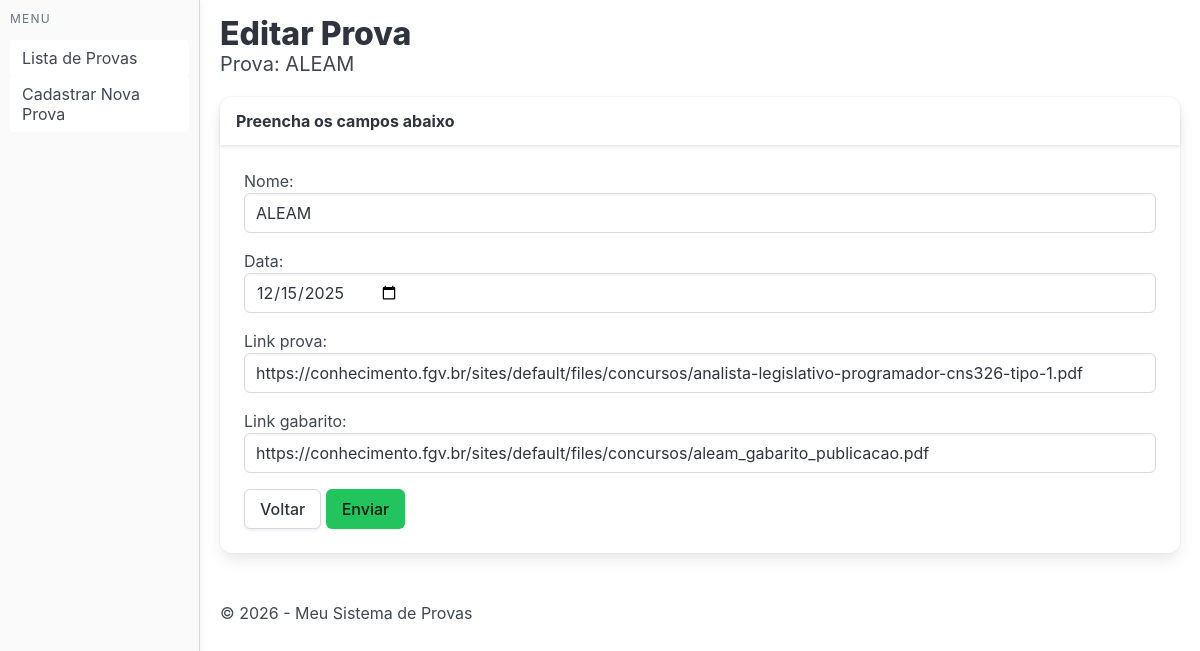
/provas/editar_prova/1, run on the app's committed database.
### core/models.py (models this page shows)
class Prova(models.Model):
    id = models.BigAutoField(primary_key=True)
    nome = models.CharField(max_length=200)
    data = models.DateField()
    link_prova = models.CharField(max_length=1024, null=True)
    link_gabarito = models.CharField(max_length=1024, null=True)
    class Meta:
        db_table = 'prova'
    def __init__(self, *args, **kwargs):
        super().__init__(*args, **kwargs)
        if self.id:
            self.obterTotais()
    def obterTodasQuestoes(self, provaId=None):
        id = self.id if provaId is None else provaId
        return Questao.objects.filter(materia_fk__prova_fk=id)
    def obterTotais(self, provaId=None, materiaNome=None, totalOnly=False):
        id = self.id if provaId is None else provaId
        materias = Materia.objects.filter(prova_fk=id).prefetch_related('questao_set')
        totais = {}
        total_acertos = 0
        total_questoes = 0
        notaFinal = 0
        notaFinalPossivel = 0
        if materiaNome:
            pass
        todasQuestoes = self.obterTodasQuestoes()
        for questao in todasQuestoes:
            notaFinal += (1 * questao.peso) if questao.valor == True else 0
            notaFinalPossivel += (1 * questao.peso)
            total_questoes += 1
            total_acertos += 1 if questao.valor == True else 0
        for materia in materias:
            questoes = materia.questao_set.all()
            acertos = questoes.filter(valor=True).count()
            quantidade = questoes.count()
            notaObtida = questoes.filter(valor=True).aggregate(
                total=models.Sum(1 * models.F('peso'))
            )['total'] or 0
            totais[materia.nome] = {
                'notaObtida': notaObtida,
                'acertos': acertos,
                'total': quantidade,
            }
        if total_questoes == 0:
            self.total_percentual = 0
            self.totais = 0
            self.total_acertos = 0
            self.total_questoes = 0
            self.notaFinal = 0
            self.notaFinalPossivel = 0
        else:
            total_percentual = round(total_acertos * 100 / total_questoes)
            self.total_percentual = total_percentual
            self.totais = totais
            self.total_acertos = total_acertos
            self.total_questoes = total_questoes
            self.notaFinal = notaFinal
            self.notaFinalPossivel = notaFinalPossivel
        return {
            'totais': totais,
            'totalAcertos': total_acertos,
            'totalQuestoes': total_questoes,
            'notaFinal': notaFinal,
            'notaTotal': notaFinalPossivel,
            'total_percentual': total_percentual,
        }

### core/views.py (the view)
# urls.py: path('provas/editar_prova/<int:id>', editarProva),
def editarProva(request, id):
    model = Prova.objects.filter(id=id).first()
    if request.method == 'POST':
        form = ProvaForm(request.POST, instance=model)
        if form.is_valid():
            form = form.save(commit=False)
            form.save()
            return HttpResponseRedirect(f"/provas")
    else:
        form = ProvaForm(instance=model)
    return render(request, 'core/editar_prova.html', {
        "form": form,
        "prova": model,
    })

### core/forms.py
class ProvaForm(forms.ModelForm):
    nome = forms.CharField(widget=forms.TextInput(attrs={'class': 'input mb-4'}))
    data = forms.DateField(
        widget=forms.DateInput(attrs={'type': 'date', 'class': 'input mb-4'}, format='%Y-%m-%d'),
        input_formats=['%Y-%m-%d', '%d/%m/%Y'],
    )
    link_prova = forms.CharField(widget=forms.TextInput(attrs={'class': 'input mb-4'}))
    link_gabarito = forms.CharField(widget=forms.TextInput(attrs={'class': 'input mb-4'}))
    class Meta:
        model = Prova
        fields = '__all__'

### core/templates/core/editar_prova.html (shortened to what this page needs)
{% extends "core/base.html" %}
{% block content %}
<h1 class="title">Editar Prova</h1>
<p class="subtitle">Prova: {{ prova.nome }} </p>
<div class="card">
    <div class="card-header">
        <div class="card-header-title">
            Preencha os campos abaixo
        </div>
    </div>
    <div class="card-content">
        <form action="" method="post">
            {{ form }}
            <a href="/provas"" class="button is-default" type="submit" value="Enviar">Voltar</a>
            <input class="button is-primary" type="submit" value="Enviar">
        </form>
    </div>
</div>
{% endblock %}

### core/static/css/style.css (style rules this page uses)
:root { --bulma-danger-h: 0 !important; --bulma-danger-s: 84% !important; --bulma-danger-l: 60% !important; --bulma-primary-h: 142 !important; --bulma-primary-s: 71% !important; --bulma-primary-l: 45% !important; }

### data on the page
Prova: nome "ALEAM", data "12/15/2025", link_prova "https://conhecimento.fgv.br/sites/default/files/concursos/analista-legislativo-programador-cns326-tipo-1.pdf", link_gabarito "https://conhecimento.fgv.br/sites/default/files/concursos/aleam_gabarito_publicacao.pdf"
